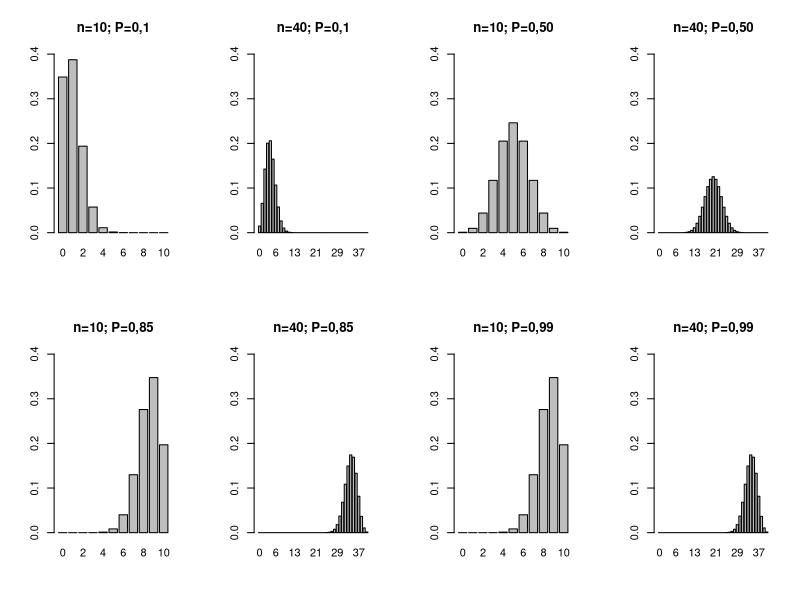
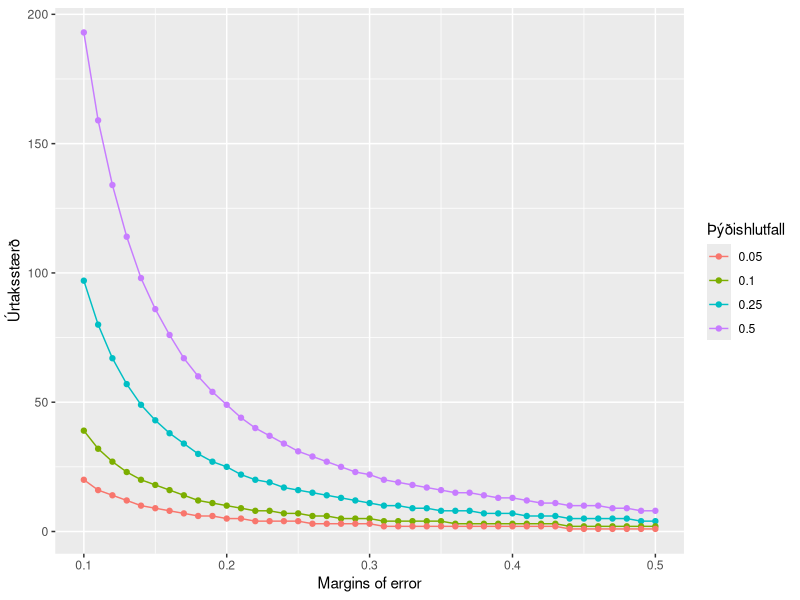

Reproduce these figures in R, in order.
## ---- chunk 1

n <- 10
P <- 0.1
data1 <- dbinom(x=0:n,size=n, prob=P)
names(data1) <- 0:n

n <- 40
P <- 0.1
data2 <- dbinom(x=0:n,size=n, prob=P)
names(data2) <- 0:n

n <- 10
P <- 0.50
data3 <- dbinom(x=0:n,size=n, prob=P)
names(data3) <- 0:n

n <- 40
P <- 0.50
data4 <- dbinom(x=0:n,size=n, prob=P)
names(data4) <- 0:n

n <- 10
P <- 0.85
data5 <- dbinom(x=0:n,size=n, prob=P)
names(data5) <- 0:n

n <- 40
P <- 0.85
data6 <- dbinom(x=0:n,size=n, prob=P)
names(data6) <- 0:n

n <- 10
P <- 0.99
data7 <- dbinom(x=0:n,size=n, prob=P)
names(data7) <- 0:n

n <- 40
P <- 0.99
data8 <- dbinom(x=0:n,size=n, prob=P)
names(data8) <- 0:n

par(mfrow=c(2,4))
barplot(data1, main="n=10; P=0,1", ylim = c(0,0.4))
barplot(data2, main="n=40; P=0,1", ylim = c(0,0.4))
barplot(data3, main="n=10; P=0,50", ylim = c(0,0.4))
barplot(data4, main="n=40; P=0,50", ylim = c(0,0.4))
barplot(data5, main="n=10; P=0,85", ylim = c(0,0.4))
barplot(data6, main="n=40; P=0,85", ylim = c(0,0.4))
barplot(data5, main="n=10; P=0,99", ylim = c(0,0.4))
barplot(data6, main="n=40; P=0,99", ylim = c(0,0.4))
par(mfrow=c(1,1))

## ---- chunk 2

library(ggplot2)

n1 <- 2001
n2 <- 2000

p1 <- 0.055
p2 <- 0.029

X1 <- as.integer(p1*n1)
X2 <- as.integer(p2*n2)

D <- p1 - p2

se <- sqrt((p1*(1-p1))/n1+(p2*(1-p2))/n2)

m1 <- 1.645*se
m2 <- 1.96*se
m3 <- 2.576*se

##marktektarpróf

phat <- (X1+X2)/(n1+n2)

sedp <- sqrt(phat*(1-phat)*((1/n1)+(1/n2)))

zgildi <- (p1-p2)/sedp

#pnorm(zgildi)
zcrit = qnorm(0.975)

#tvíhliða tilgáta
#2*pnorm(1-zgildi)

###úrtaksstærð

zmerkt <- 1.96
mgildi <- 0.05

#ceiling(((zmerkt/mgildi)^2)*p1*(1-p1)+p2*(1-p2))


urtakfj <- function(x)
{
  ceiling(((zmerkt/x)^2)*0.5)
}


a <- c()
b <- c()
for(i in seq(from=10, to=50, by=1)){
  div <- i/100
  a[i] <- urtakfj(div)
  b[i] <- div
}

urtok <- as.data.frame(cbind(a,b))

names(urtok) <- c("n","m")
urtok$hlutfall <- .5

urtakfj <- function(x)
{
  ceiling(((zmerkt/x)^2)*0.25)
}


n <- c()
m <- c()
for(i in seq(from=10, to=50, by=1)){
  div <- i/100
  n[i] <- urtakfj(div)
  m[i] <- div
}

urtok2<- as.data.frame(cbind(n,m))
urtok2$hlutfall <- .25

urtok <- rbind(urtok,urtok2)
###

urtakfj <- function(x)
{
  ceiling(((zmerkt/x)^2)*0.10)
}


n <- c()
m <- c()
for(i in seq(from=10, to=50, by=1)){
  div <- i/100
  n[i] <- urtakfj(div)
  m[i] <- div
}

urtok2<- as.data.frame(cbind(n,m))
urtok2$hlutfall <- .10

urtok <- rbind(urtok,urtok2)

urtakfj <- function(x)
{
  ceiling(((zmerkt/x)^2)*0.05)
}


n <- c()
m <- c()
for(i in seq(from=10, to=50, by=1)){
  div <- i/100
  n[i] <- urtakfj(div)
  m[i] <- div
}

urtok2<- as.data.frame(cbind(n,m))
urtok2$hlutfall <- .05

urtok <- rbind(urtok,urtok2)


p <- ggplot(urtok, aes(m, n))
p + geom_line(aes(colour = factor(hlutfall))) +
  geom_point(aes(colour = factor(hlutfall))) +
  scale_y_continuous(name="Úrtaksstærð") +
  scale_x_continuous(name="Margins of error") +
  scale_fill_discrete(name = "Þýðishlutfall") +
  labs(color='Þýðishlutfall') 
